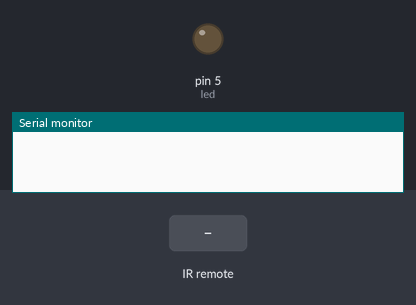
This sketch was run on a simulated Arduino Uno, built with avr-gcc and run on an emulated ATmega328P. Parts: output pins drawn as LEDs (lit = HIGH), the last lines printed to the serial monitor. The inputs (shaded band) are chosen by the test bench.

Above: at 1.2 s.
1.3 s: infrared code 0x32E9 received
At 2.5 s:
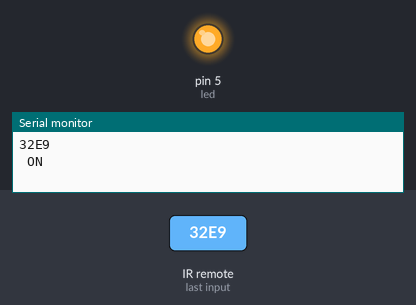
2.8 s: infrared code 0x52E9 received
At 3.6 s:
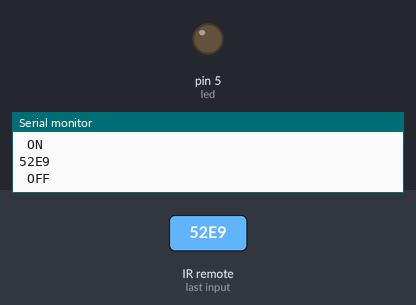
Timing chart, 0 to 5.8 s (numbered marks = the images above; inputs shaded):
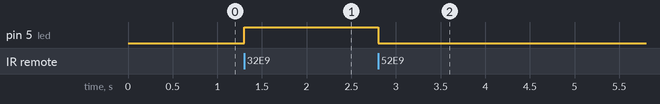

The sketch:

main_program.ino
```cpp
#include <IRremote.h>


const int receiver = 6;
const int led = 5;

IRrecv ir_receiver(receiver);
decode_results results;

void setup()
{
  Serial.begin(9600);
  ir_receiver.enableIRIn();
  pinMode(led, OUTPUT);
}


void loop()
{
  if (ir_receiver.decode(&results))

  {
    Serial.println(results.value, HEX);
    translateIR();
    ir_receiver.resume();
    delay(200);
  }

}

void translateIR()

{
  int sensorValue=0;
  sensorValue = digitalRead(led);

  switch(results.value){

  case 0x32E9:
    if (sensorValue==0){

      Serial.println(" ON ");
      digitalWrite(led, HIGH);
      delay(750);
      break;
    }

  case 0x52E9:
    if (sensorValue==1){

      Serial.println(" OFF ");
      digitalWrite(led, LOW);
      break;
  }
  default:
    Serial.println(" other button   ");
  }
}
```

Measured:
- after the input at 1.3 s, pin 5 (led): LOW → HIGH at once
- after the input at 2.8 s, pin 5 (led): HIGH → LOW at once
